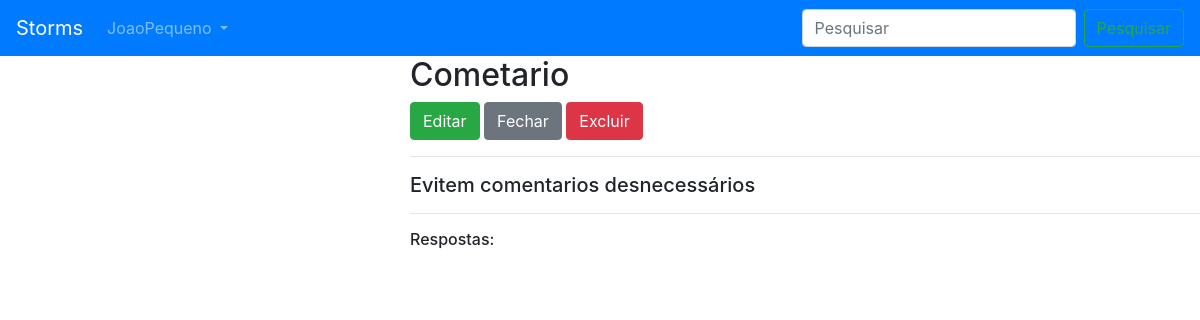
The app's page /forum/2/ (signed in), older data.
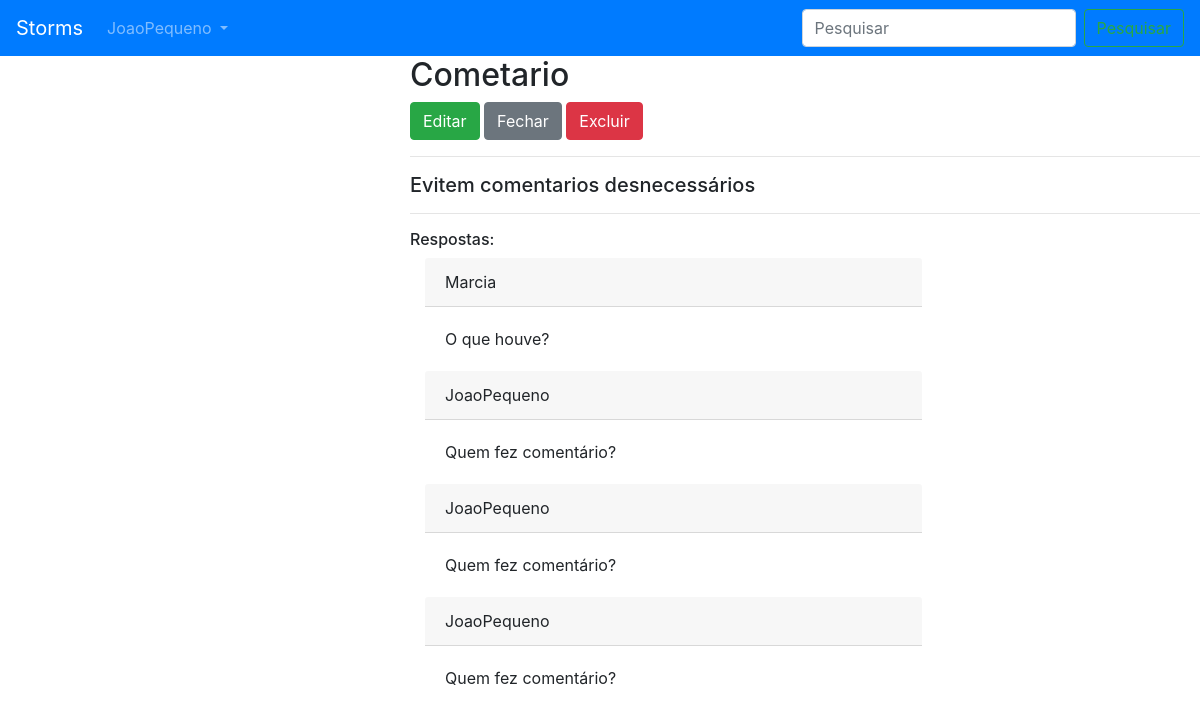
The same page, newer data.
### api/models.py (models this page shows, shortened)
class ForumResposta(models.Model):
	owner = models.ForeignKey('auth.User', related_name='ownerforrespo', on_delete=models.CASCADE)
	conteudo = models.CharField(max_length=256)
	pergunta = models.ForeignKey(ForumPergunta, on_delete=models.CASCADE, related_name='respostas')
	date_time = models.DateTimeField(auto_now_add=True)
	class Meta:
		ordering = ('-date_time',)

### webapp/views.py (the view)
# urls.py: path('forum/<int:id>/', views.detail_forum, name='forum_detail'),
@login_required
def detail_forum(request, id):
	forum = ForumPergunta.objects.get(id=id)
	return render(request, 'webapp/forum-detail.html',{'perfil_logado': get_user(request),
		'forum':forum})

### webapp/views.py (called while the page is built)
@login_required
def get_user(request):
	return request.user

### webapp/templates/webapp/forum-detail.html (shortened to what this page needs)
{% extends "webapp/base.html" %}
{% block body %}
<h2>{{forum.titulo}}</h2>
{% if perfil_logado == forum.owner %}
    <button type="button" class="btn btn-success" data-toggle="modal" data-target="#forum{{ forum.id }}">
  		Editar
	</button>
{% if forum.aberto == 1%}
<a href="{% url 'forum_close' forum.id %}" class="btn btn-secondary">Fechar</a>
{% else %}
<a href="{% url 'forum_open' forum.id %}" class="btn btn-primary">Abrir</a>
{% endif %}
<button type="button" class="btn btn-danger" data-toggle="modal" data-target="#delete{{ forum.id }}">
  		Excluir
	</button>
{% endif %}
<hr>
<h5>{{ forum.descricao }}</h5>
<hr>
<h6>Respostas:</h6>
<div class="col-md-8">
{% for resposta in forum.respostas.all %}
	<div clss="card">
		<div class="card-header">
		    {{  resposta.owner }}
		</div>
		<div class="card-body">
			{{ resposta.conteudo }}
		</div>
	</div>
{% endfor %}
</div>
{% endblock %}

Row changes from the older to the newer data that the page shows:
added ForumResposta: owner "Marcia", conteudo "O que houve?"
added ForumResposta: owner "JoaoPequeno", conteudo "Quem fez comentário?"
added ForumResposta: owner "JoaoPequeno", conteudo "Quem fez comentário?"
added ForumResposta: owner "JoaoPequeno", conteudo "Quem fez comentário?"
